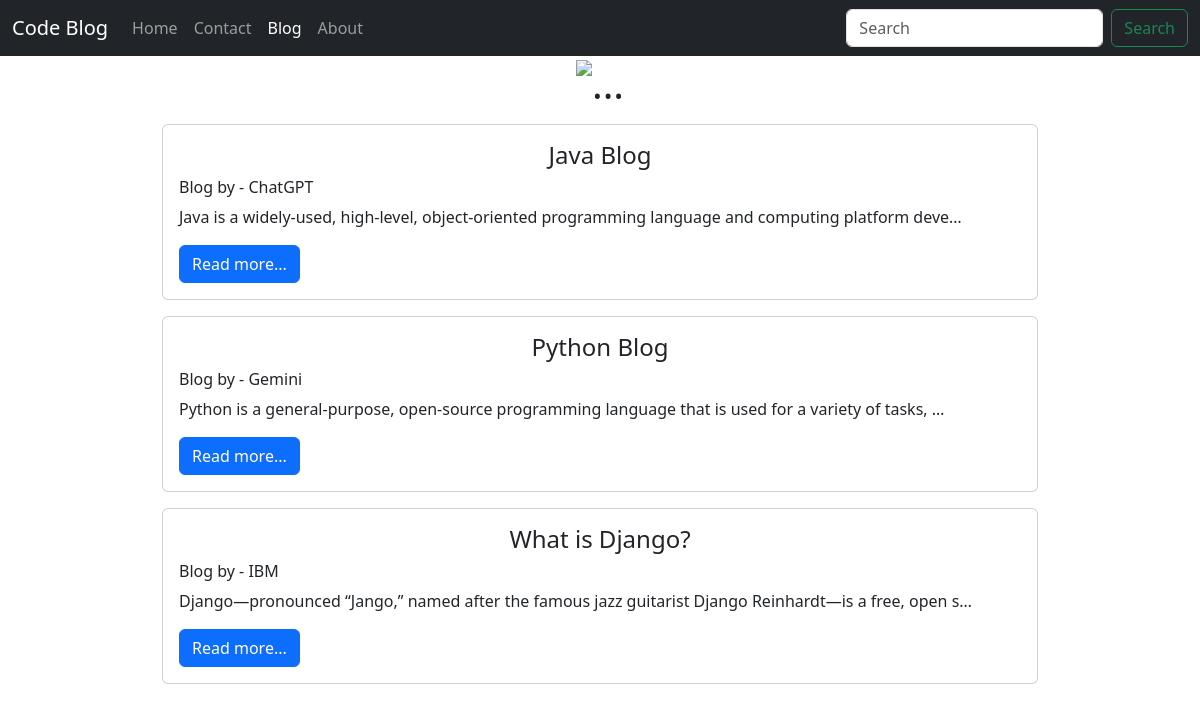
Screenshot of /blog/ with the database file from the repository.
### blog/models.py (models this page shows, shortened)
class Post(models.Model):
    sno = models.AutoField(primary_key=True)
    title = models.CharField(max_length=50)
    content = models.TextField()
    author = models.CharField(max_length=15)
    slug = models.CharField(max_length=50)
    timestamp = models.DateTimeField(blank=True)

### blog/views.py (the view)
# urls.py: path('', views.bloghome, name='bloghome'),
def bloghome (request):
    allPosts = Post.objects.all()
    contex = {'allPosts': allPosts}
    return render(request,'blog/bloghome.html',contex)

### templates/blog/bloghome.html (shortened to what this page needs)
{% extends 'home/base.html' %}
{% block ac-blog %}
  <a class="nav-link active" aria-current="page" href="/blog">Blog</a>
{% endblock %}
{% block name %}
<center>
  <img  style="width: 400px; margin: 0 auto; " src="https://revenuearchitects.com/wp-content/uploads/2017/02/Blog_pic-1030x584.png" class="card-img-top" alt="...">
</center>
  {% endblock %}
{% block body %}
{% for post in allPosts %}
<div class="container my-3" style="max-width: 900px;" >
  <div class="card">
      <div class="card-body" style="text-align: justify;">
          <h4 class="card-title" style="text-align: center;">{{post.title}}</h4>
          <h6 class="card-title">Blog by - {{post.author}}</h6>
          <p class="card-text">{{post.content | truncatechars:100}}</p>
          <a href="{{post.slug}}" class="btn btn-primary">Read more...</a>
      </div>
  </div>
</div>
{% endfor %}
{% endblock %}

### rows the page displays
Post: title "Java Blog", author "ChatGPT", content "Java is a widely-used, high-level, object-oriented programming language and computing platform deve…"
Post: title "Python Blog", author "Gemini", content "Python is a general-purpose, open-source programming language that is used for a variety of tasks, …"
Post: title "What is Django?", author "IBM", content "Django—pronounced “Jango,” named after the famous jazz guitarist Django Reinhardt—is a free, open s…"
